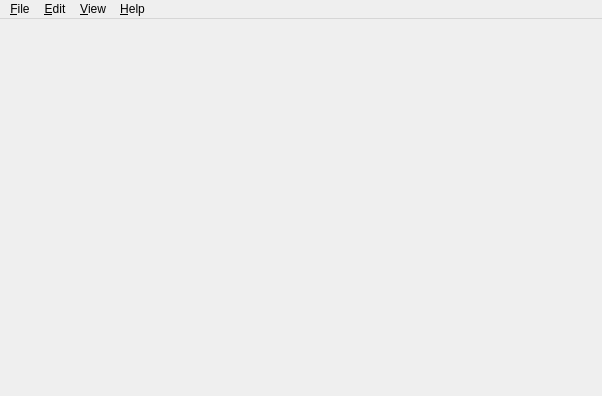
<?xml version="1.0" encoding="UTF-8"?>
<ui version="4.0">
 <class>QtGuiderClass</class>
 <widget class="QMainWindow" name="QtGuiderClass">
  <property name="geometry">
   <rect>
    <x>0</x>
    <y>0</y>
    <width>602</width>
    <height>396</height>
   </rect>
  </property>
  <property name="windowTitle">
   <string>QtGuider</string>
  </property>
  <widget class="QMenuBar" name="menuBar">
   <property name="geometry">
    <rect>
     <x>0</x>
     <y>0</y>
     <width>602</width>
     <height>45</height>
    </rect>
   </property>
   <widget class="QMenu" name="menu_File">
    <property name="title">
     <string>&amp;File</string>
    </property>
    <addaction name="action_Open"/>
    <addaction name="action_Save"/>
    <addaction name="separator"/>
    <addaction name="action_Exit"/>
   </widget>
   <widget class="QMenu" name="menu_Edit">
    <property name="title">
     <string>&amp;Edit</string>
    </property>
    <addaction name="action_Undo"/>
    <addaction name="action_Redo"/>
   </widget>
   <widget class="QMenu" name="menu_Help">
    <property name="title">
     <string>&amp;Help</string>
    </property>
    <addaction name="action_About"/>
   </widget>
   <widget class="QMenu" name="menu_View">
    <property name="title">
     <string>&amp;View</string>
    </property>
    <addaction name="action_Show"/>
   </widget>
   <addaction name="menu_File"/>
   <addaction name="menu_Edit"/>
   <addaction name="menu_View"/>
   <addaction name="menu_Help"/>
  </widget>
  <action name="action_Open">
   <property name="text">
    <string>&amp;Open</string>
   </property>
   <property name="shortcut">
    <string>Ctrl+O</string>
   </property>
  </action>
  <action name="action_Save">
   <property name="text">
    <string>&amp;Save</string>
   </property>
  </action>
  <action name="action">
   <property name="text">
    <string>-</string>
   </property>
  </action>
  <action name="action_Exit">
   <property name="text">
    <string>&amp;Exit</string>
   </property>
   <property name="shortcut">
    <string>Ctrl+Q</string>
   </property>
  </action>
  <action name="action_Undo">
   <property name="text">
    <string>&amp;Undo</string>
   </property>
   <property name="shortcut">
    <string>Ctrl+Z</string>
   </property>
  </action>
  <action name="action_Redo">
   <property name="text">
    <string>&amp;Redo</string>
   </property>
   <property name="shortcut">
    <string>Ctrl+R</string>
   </property>
  </action>
  <action name="action_About">
   <property name="text">
    <string>&amp;About</string>
   </property>
   <property name="shortcut">
    <string>Ctrl+A</string>
   </property>
  </action>
  <action name="action_Show">
   <property name="text">
    <string>Show</string>
   </property>
   <property name="shortcut">
    <string>Ctrl+S</string>
   </property>
  </action>
 </widget>
 <layoutdefault spacing="6" margin="11"/>
 <resources>
  <include location="QtGuider.qrc"/>
 </resources>
 <connections/>
</ui>
